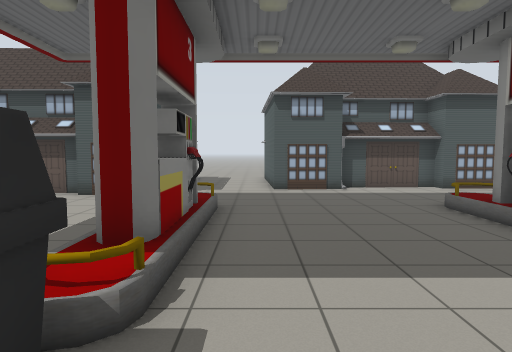
view 1 (above)

24 first-person views from a walk through a robot-simulator world made for Gazebo. The camera is 1.2 m above the floor, tilts 4° down and sees 75° across. Floor lines are 1 m apart. The floor is counted in squares, 1 m on a side. Each view is taken from the middle of a square. On the plan, view 1 faces up. The plan holds only what a view shows up to about 13 squares ahead; the rest is blank.

view 2
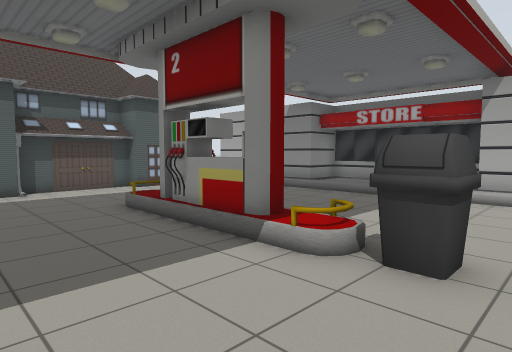

view 3
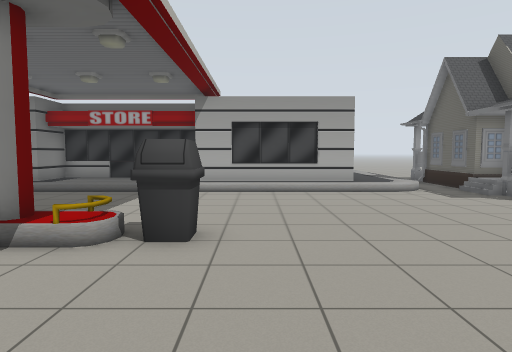

view 4
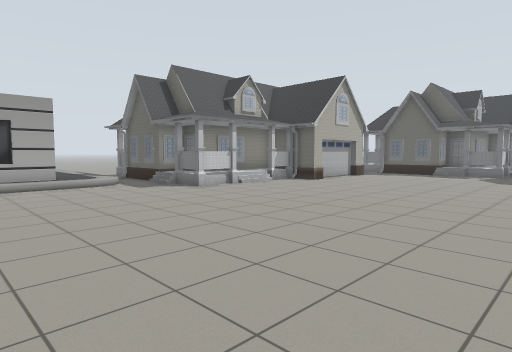

view 5
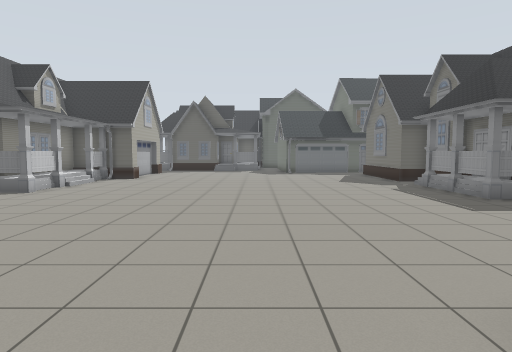

view 6
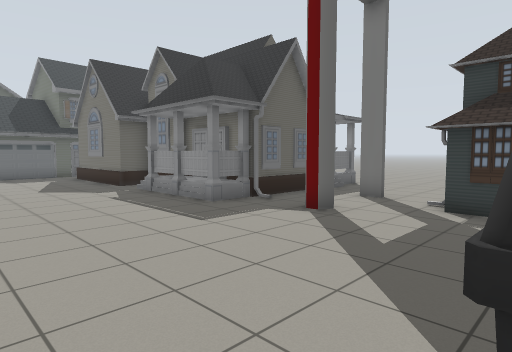

view 7
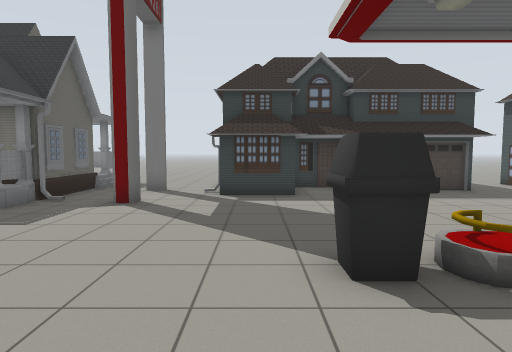

view 8
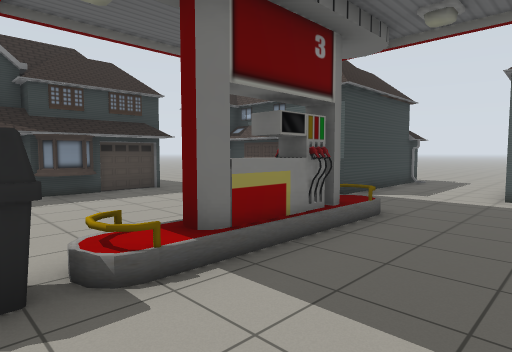

view 9
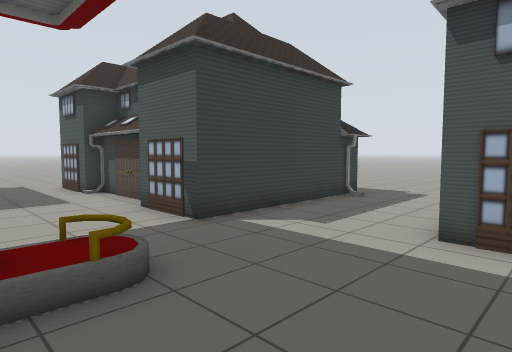

view 10
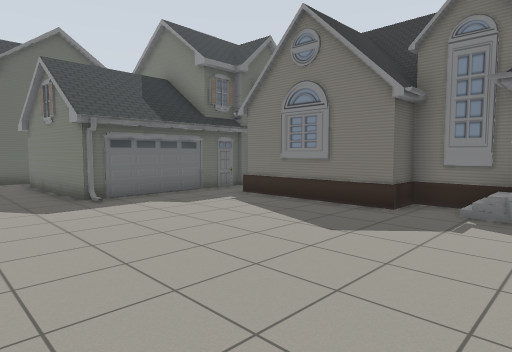

view 11
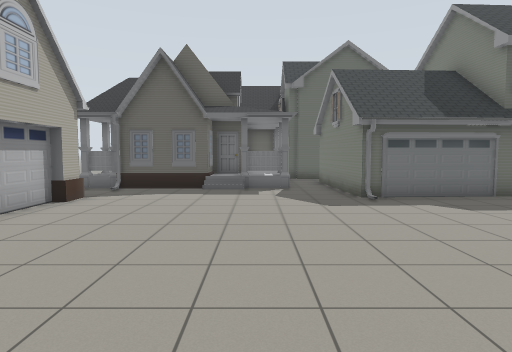

view 12
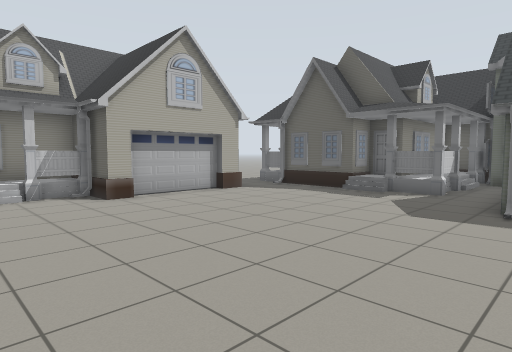

view 13
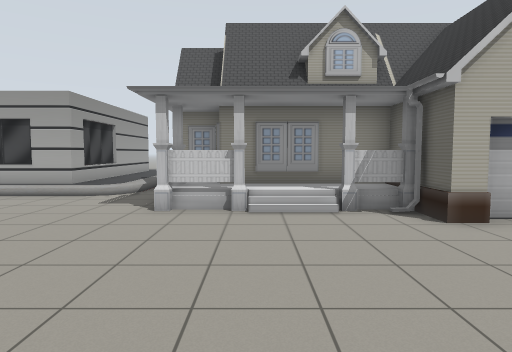

view 14
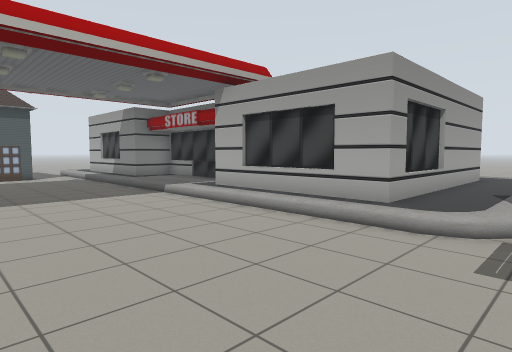

view 15
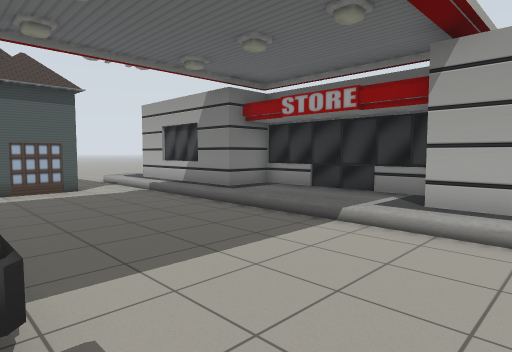

view 16
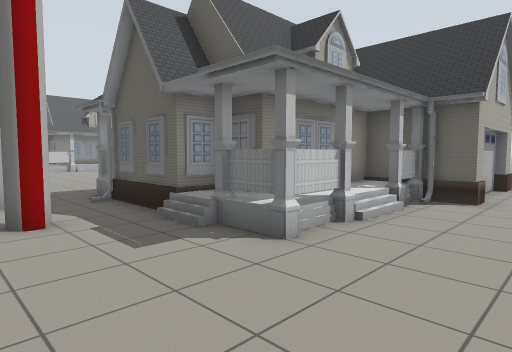

view 17
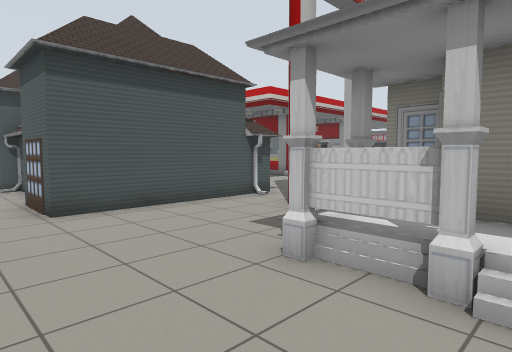

view 18
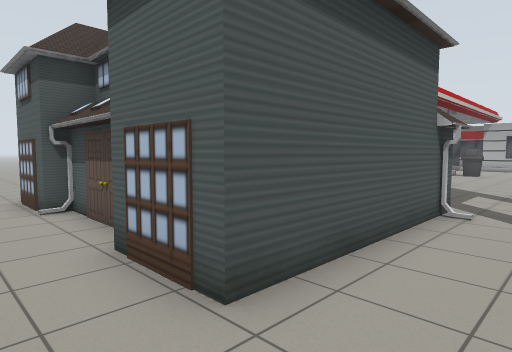

view 19
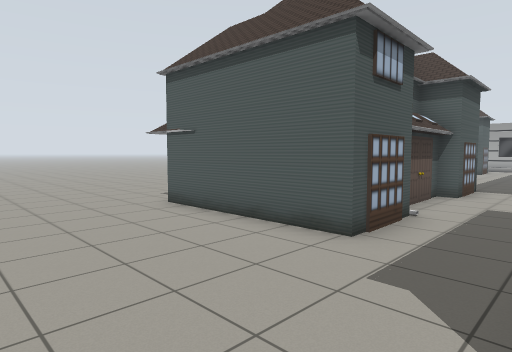

view 20
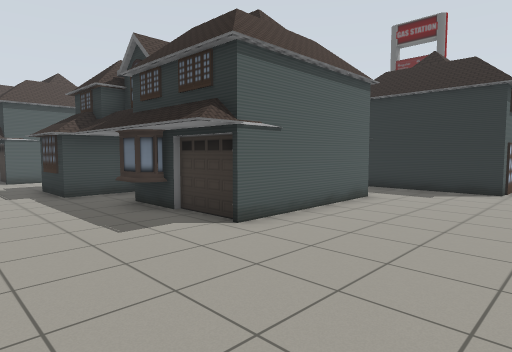

view 21
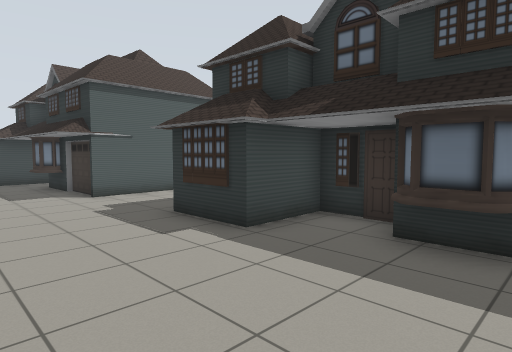

view 22
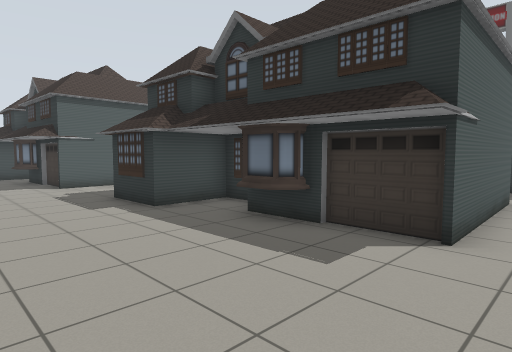

view 23
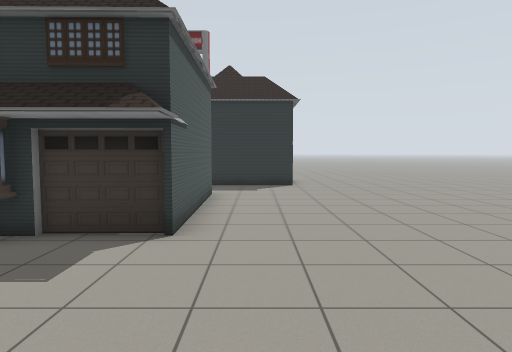

view 24
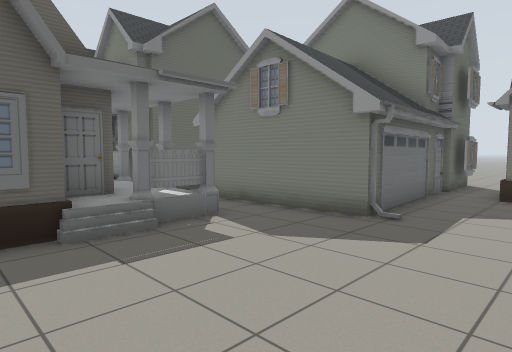

### Floor plan
Key: @ floor where view 1 was taken; . main floor; : floor 0.5 m higher than the main floor; / step, stairs or slope; H house; S filling station; O other object.
Columns run from 15 left of view 1 to 20 right of it. Each row starts with its distance up from view 1.
 19   ......... ..
 18 ..................
 17  .................HHHHH
 16 ................HHHHHHH
 15 ....HHHHHHHHH...HHHHHH
 14 ....HHHHHHHHH...     H
 13 ....HHHHHHHHH...H    H H.S
 12 ....H     H H...HHHHHHHH.SS
 11 ..... HHHHH H...HHHHH.HH.SS
 10 .....HHHHHHHH............SS
  9 .........................SS
  8 .........................SSSS
  7 ..HHHHHH.....SS....SS....SSSS
  6 ..HH HHH.....SS....SS....SSSS
  5  .HH HHH.....SS....SS....SSSS
  4  .HH HHH.....SS....SS....SSSS
  3  .H  HHH.....SS....SS....SSSS
  2  .H  HHH.....SS.....S....SSSS
  1 ..H HHHHH....SS.....S....SSSS
  0 ..HH.HHHH......@.........SS
 -1 ..HHHHHHH................SS
 -2 .........................SS
 -3 ......S..S...............SSSSSSSSSSS
 -4 .........................SSSSSSSSSSS
 -5 ..........................SSSSSS
 -6 ...HH HHHHH.................
 -7  ..H H HHHH............HH HHH
 -8 .../ H   HH............H HHH
 -9  ../ H HHHH............H   H
-10  ..H H HHH............./
-11  .HHHH HHHH............H   H
-12  .HHH:HHHHH............H   H
-13  .H  HHHHHH...........HH   H
-14   HHH     H...........H  HH
-15   H      HH...........HHHHH
-16      .................H
-17      .HHHHHHHHH.......H
-18         HHH   H........
-19          HH   H.HHOHHHHH
-20           H   H.H HHH HH
-21           H   H.H H H HH
-22               H./ H
-23            HHHHHH H
-24                HH
-25                HH
-26                HH

Positions as (right, up) in squares from view 1, and headings:
1: (0, 0), facing up
2: (1, 0), facing up-right
3: (0, 0), facing right
4: (-2, 0), facing down-right
5: (1, 3), facing down
6: (0, 1), facing down-left
7: (2, 0), facing left
8: (2, 1), facing up-left
9: (2, 6), facing up-left
10: (2, -8), facing down-left
11: (2, -8), facing down
12: (-2, -9), facing down-right
13: (1, -9), facing right
14: (5, -6), facing up-right
15: (5, 0), facing up-right
16: (-15, -2), facing down-right
17: (-15, -8), facing up-right
18: (-15, -3), facing up-right
19: (-15, 7), facing up-right
20: (-15, 18), facing down-right
21: (-9, 19), facing down-right
22: (-12, 19), facing down-right
23: (-12, 19), facing down
24: (5, -14), facing down-left
